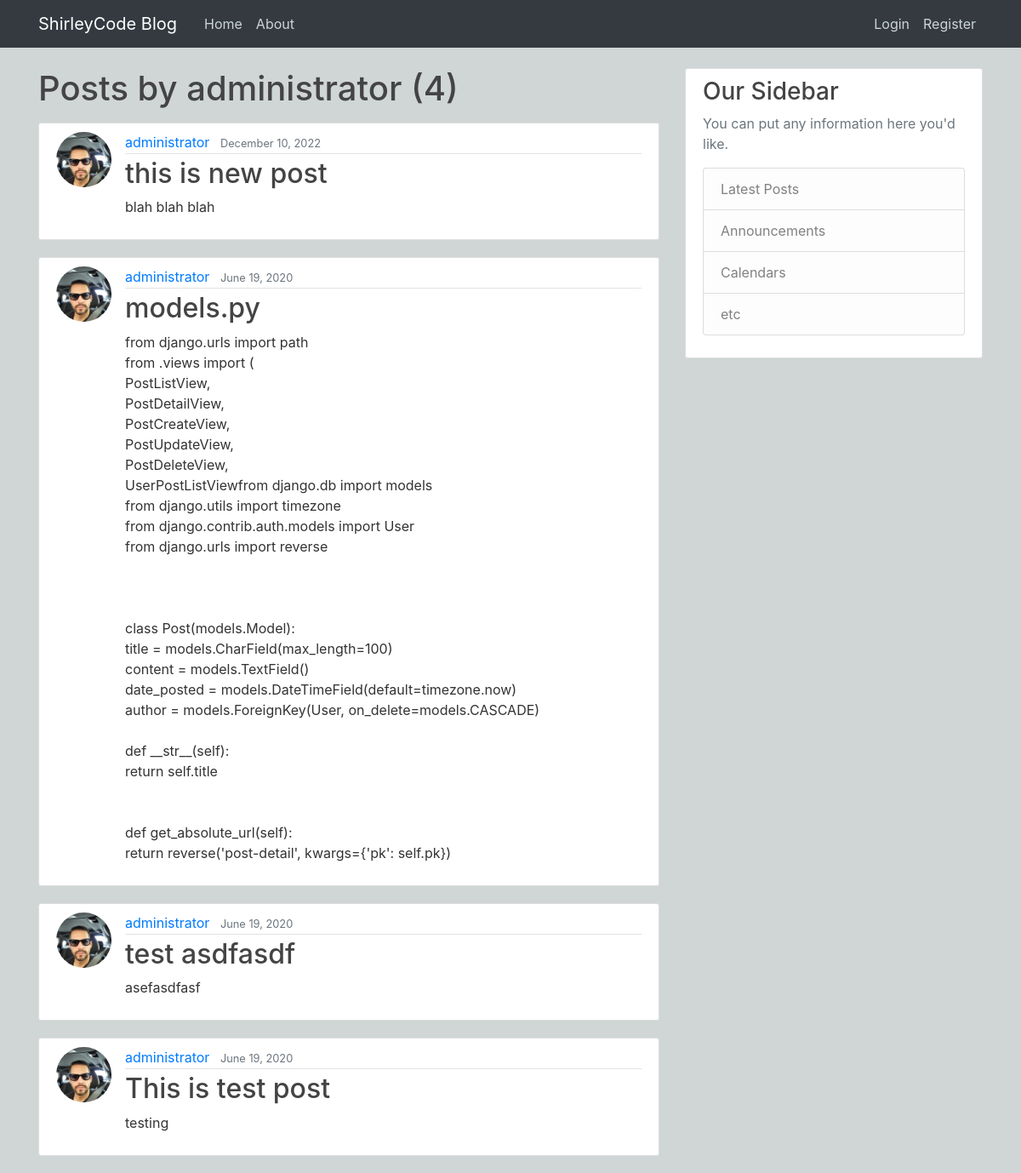
The app's page /user/administrator/ with its own data.
### blog/models.py (models this page shows, shortened)
class Post(models.Model):
    title =  models.CharField(max_length=100)
    content = models.TextField()
    date_posted = models.DateTimeField(default=timezone.now)
    author = models.ForeignKey(User, on_delete=models.CASCADE)

### users/models.py (models this page shows, shortened)
class Profile(models.Model):
    user = models.OneToOneField(User, on_delete=models.CASCADE)
    image = models.ImageField(default='default.jpg', upload_to='profile_pics')

### blog/views.py (the view)
# urls.py: path('user/<str:username>/', UserPostListView.as_view(), name='user-posts'),
class UserPostListView(ListView):
    model = Post
    template_name = 'blog/user_posts.html'  # <app>/<model>_<viewtype>.html
    context_object_name = 'posts'
    paginate_by = 5
    def get_queryset(self):
        user = get_object_or_404(User, username=self.kwargs.get('username'))
        return Post.objects.filter(author=user).order_by('-date_posted')

### blog/templates/blog/user_posts.html (shortened to what this page needs)
{% extends "blog/base.html" %}
{% block content %}
    <h1 class="mb-3">Posts by {{ view.kwargs.username }} ({{ page_obj.paginator.count }})</h1>
    {% for post in posts %}
        <article class="media content-section">
          <img class="rounded-circle article-img" src="{{ post.author.profile.image.url }}">
          <div class="media-body">
            <div class="article-metadata">
              <a class="mr-2" href="{% url 'user-posts' post.author.username %}">{{ post.author }}</a>
              <small class="text-muted">{{ post.date_posted|date:"F d, Y" }}</small>
            </div>
            <h2><a class="article-title" href="{% url 'post-detail' post.id %}">{{ post.title }}</a></h2>
            <p class="article-content">{{ post.content }}</p>
          </div>
        </article>
    {% endfor %}
{% endblock content %}

### blog/static/blog/main.css (style rules this page uses)
body { background: #fafafa; color: #333333; margin-top: 5rem; }
h1, h2, h3, h4, h5, h6 { color: #444444; }
.content-section { background: #ffffff; padding: 10px 20px; border: 1px solid #dddddd; border-radius: 3px; margin-bottom: 20px; }
.article-title { color: #444444; }
.article-content { white-space: pre-line; }
.article-img { height: 65px; width: 65px; margin-right: 16px; }
.article-metadata { padding-bottom: 1px; margin-bottom: 4px; border-bottom: 1px solid #e3e3e3 }

### records on screen
Post: author.profile.image (picture), author "administrator", date_posted "December 10, 2022", title "this is new post", content "blah blah blah"
Post: author.profile.image (picture), author "administrator", date_posted "June 19, 2020", title "models.py", content "from django.urls import path from .views import ( PostListView, PostDetailView, PostCreateView, PostUpdateView, PostDeleteView, UserPostListViewfrom django.db import models from django.utils import timezone from django.contrib.auth.models import User from django.urls import reverse class Post(models.Model): title = models.CharField(max_length=100) content = models.TextField() date_posted = models.DateTimeField(default=timezone.now) author = models.ForeignKey(User, on_delete=models.CASCADE) def __str__(self): return self.title def get_absolute_url(self): return reverse('post-detail', kwargs={'pk': self.pk})"
Post: author.profile.image (picture), author "administrator", date_posted "June 19, 2020", title "test asdfasdf", content "asefasdfasf"
Post: author.profile.image (picture), author "administrator", date_posted "June 19, 2020", title "This is test post", content "testing"

### other values on screen
{{ view.kwargs.username }} "administrator"
{{ page_obj.paginator.count }} "4"
